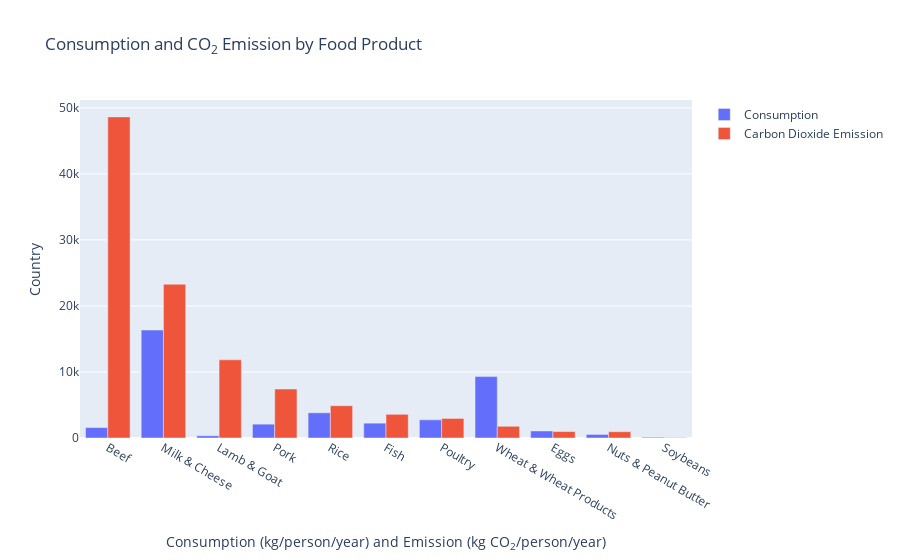

The notebook cell this image was saved under:
### Code cell
fig = go.Figure(data = [
    go.Bar(x = sorted_food_data['food_category'],
          y = sorted_food_data['consumption'],
          name = 'Consumption'),
    
     go.Bar(x = sorted_food_data['food_category'],
          y = sorted_food_data['co2_emmission'],
          name = 'Carbon Dioxide Emission')
])

fig.update_layout(title = "Consumption and CO<sub>2</sub> Emission by Food Product",
                 xaxis_title = "Consumption (kg/person/year) and Emission (kg CO<sub>2</sub>/person/year)",
                 yaxis_title = "Country")

fig.show()

### Figure 1 — Plotly figure (JSON) as saved in the notebook; plotly's stock layout.template omitted (floating-point values rounded to 4 significant figures)
{"data": [{"name": "Consumption", "type": "bar", "x": ["Beef", "Milk & Cheese", "Lamb & Goat", "Pork", "Rice", "Fish", "Poultry", "Wheat & Wheat Products", "Eggs", "Nuts & Peanut Butter", "Soybeans"], "y": [1576.0, 16350.0, 338.0, 2096.0, 3819.0, 2247.0, 2758.0, 9301.0, 1061.0, 537.8, 111.9]}, {"name": "Carbon Dioxide Emission", "type": "bar", "x": ["Beef", "Milk & Cheese", "Lamb & Goat", "Pork", "Rice", "Fish", "Poultry", "Wheat & Wheat Products", "Eggs", "Nuts & Peanut Butter", "Soybeans"], "y": [48630.0, 23290.0, 11840.0, 7419.0, 4887.0, 3588.0, 2963.0, 1774.0, 974.9, 952.0, 50.35]}], "layout": {"title": {"text": "Consumption and CO<sub>2</sub> Emission by Food Product"}, "xaxis": {"title": {"text": "Consumption (kg/person/year) and Emission (kg CO<sub>2</sub>/person/year)"}}, "yaxis": {"title": {"text": "Country"}}}}
